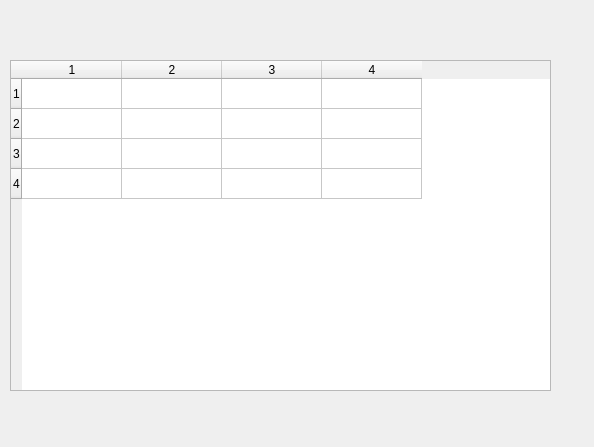
<?xml version="1.0" encoding="UTF-8"?>
<ui version="4.0">
 <class>qt_buttonClass</class>
 <widget class="QMainWindow" name="qt_buttonClass">
  <property name="geometry">
   <rect>
    <x>0</x>
    <y>0</y>
    <width>594</width>
    <height>447</height>
   </rect>
  </property>
  <property name="font">
   <font/>
  </property>
  <property name="windowTitle">
   <string>中文</string>
  </property>
  <property name="styleSheet">
   <string notr="true">#1centralWidget{
border-image:url(:/images/pps/player_bg.png) 1 1;
border-width: 1 1;
}</string>
  </property>
  <widget class="QWidget" name="centralWidget">
   <widget class="QTableWidget" name="tableWidget">
    <property name="geometry">
     <rect>
      <x>10</x>
      <y>60</y>
      <width>541</width>
      <height>331</height>
     </rect>
    </property>
    <property name="gridStyle">
     <enum>Qt::SolidLine</enum>
    </property>
    <property name="sortingEnabled">
     <bool>true</bool>
    </property>
    <property name="rowCount">
     <number>4</number>
    </property>
    <property name="columnCount">
     <number>4</number>
    </property>
    <attribute name="horizontalHeaderVisible">
     <bool>true</bool>
    </attribute>
    <attribute name="horizontalHeaderHighlightSections">
     <bool>false</bool>
    </attribute>
    <attribute name="horizontalHeaderShowSortIndicator" stdset="0">
     <bool>false</bool>
    </attribute>
    <attribute name="verticalHeaderVisible">
     <bool>true</bool>
    </attribute>
    <attribute name="verticalHeaderDefaultSectionSize">
     <number>30</number>
    </attribute>
    <row/>
    <row/>
    <row/>
    <row/>
    <column/>
    <column/>
    <column/>
    <column/>
   </widget>
  </widget>
 </widget>
 <layoutdefault spacing="6" margin="11"/>
 <resources>
  <include location="pps.qrc"/>
  <include location="qt_test.qrc"/>
 </resources>
 <connections/>
</ui>
